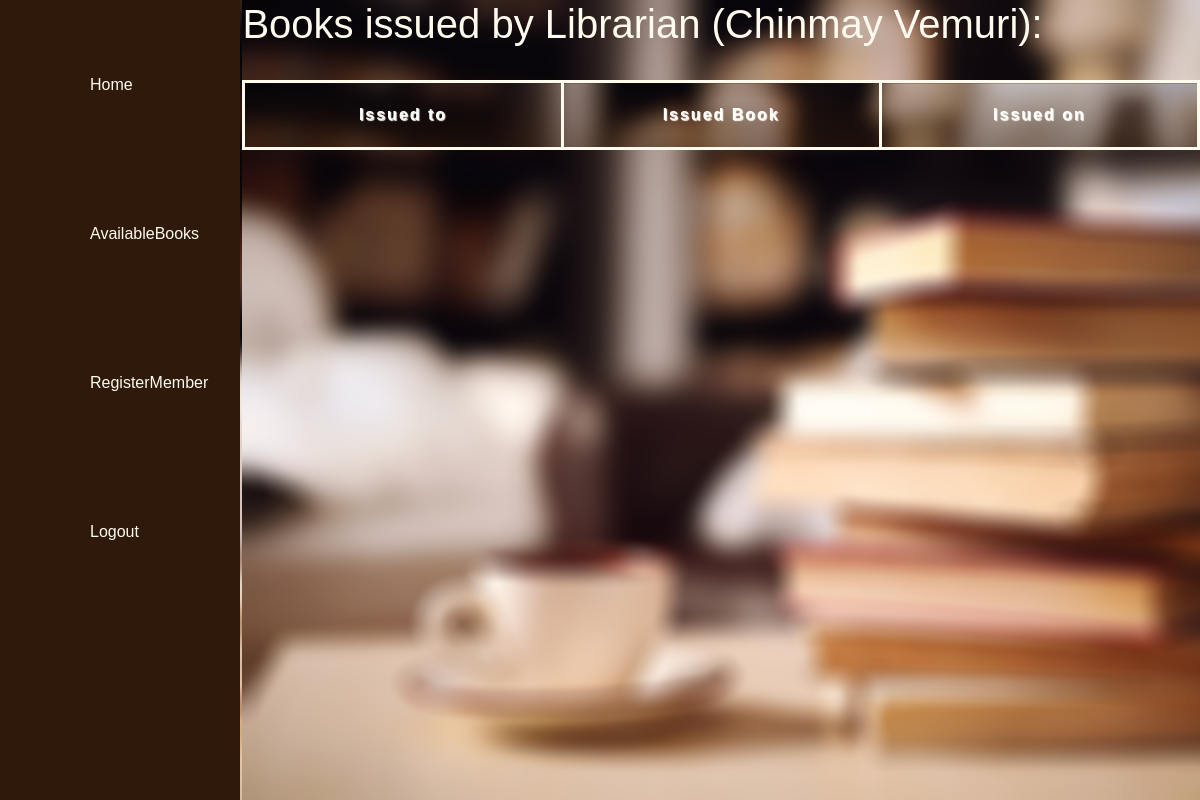
The app's page /issued-by-me (signed in), older data.
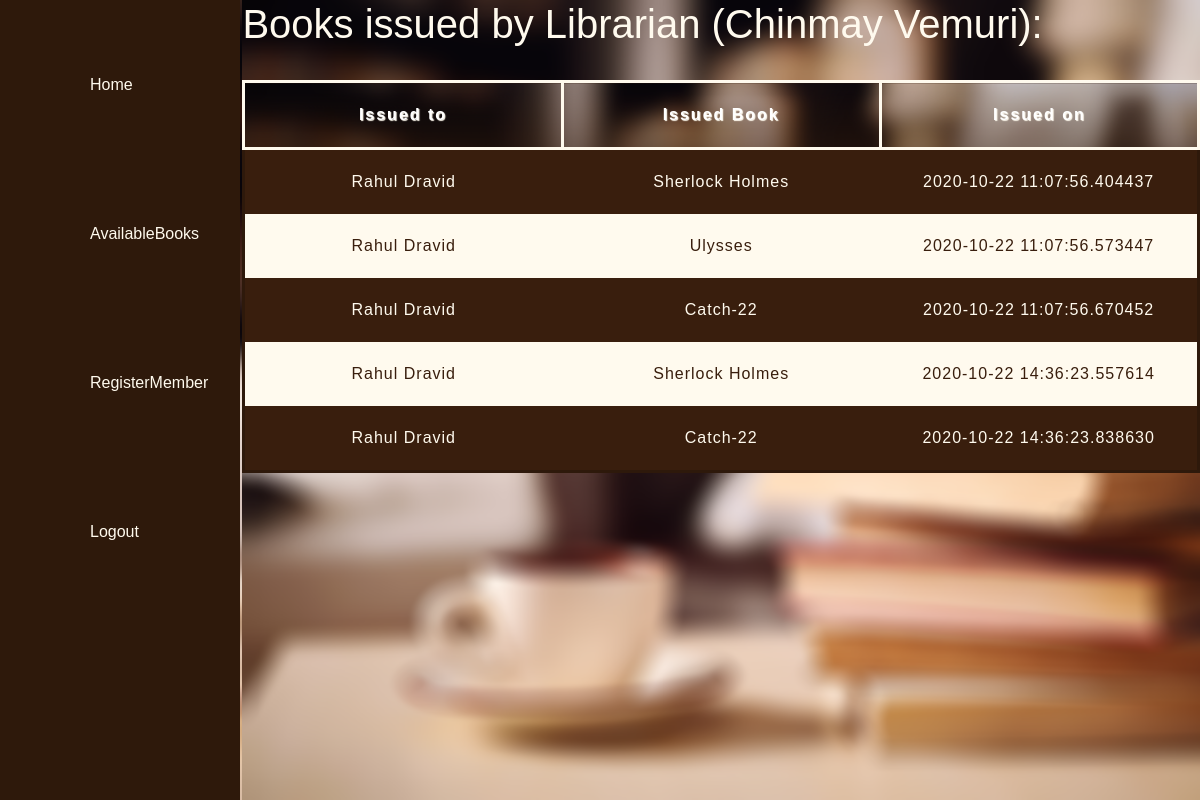
The same page, newer data.
### librarymanagement/models.py (models this page shows, shortened)
class librarian(UserMixin,db.Model):
    __tablename__="librarian"
    id = db.Column(db.Integer, primary_key = True)
    name = db.Column(db.String(50), nullable = False)
    email = db.Column(db.Text, unique = True, nullable = False)
    password = db.Column(db.String(64), nullable = False)
    address = db.Column(db.Text, nullable = False)
    doj = db.Column(db.DateTime, nullable = False, default = datetime.utcnow)
    shift_from = db.Column(db.String(4), nullable = False)
    shift_till = db.Column(db.String(4), nullable = False)
    mobiles = db.relationship("librarianMobile", backref = "librarian", lazy = True)
    librarian_issueInfo  = db.relationship("issueInfo", backref = "librarian",lazy=True)

class issueInfo(UserMixin,db.Model):
    __tablename__="issueinfo"
    id = db.Column(db.Integer, primary_key = True)
    date = db.Column(db.DateTime, nullable = False, default = datetime.utcnow) #Check if default is required here
    member_id = db.Column(db.Integer, db.ForeignKey("member.id"), nullable = False)
    book_id = db.Column(db.Integer, db.ForeignKey("book.id"), nullable = False)
    lib_id = db.Column(db.Integer, db.ForeignKey("librarian.id"), nullable = False)
    issueStatus = db.relationship("issuedOrReturned", backref = "issueinfo", lazy = True)

class member(UserMixin,db.Model):
    __tablename__="member"
    id = db.Column(db.Integer, primary_key = True)
    name = db.Column(db.String(50), nullable = False)
    email = db.Column(db.Text, unique = True, nullable = False)
    isAdult = db.Column(db.Boolean, nullable = False)
    address = db.Column(db.Text, nullable = False)
    curr_no_books = db.Column(db.Integer, default = 0)
    mobiles = db.relationship("memberMobile", backref = "member", lazy = True)
    member_issueInfo  = db.relationship("issueInfo", backref = "member", lazy = True)

class book(UserMixin,db.Model):
    __tablename__="book"
    id = db.Column(db.Integer, primary_key = True)
    name = db.Column(db.String(100), nullable = False)
    publisher = db.Column(db.String(50), nullable = False)
    isbn = db.Column(db.Integer, unique = True, nullable = True) #May be nullable if the book is old
    is_issued=db.Column(db.Boolean)
    genres = db.relationship("bookGenre", backref = "book", lazy = True)
    authors = db.relationship("bookAuthor", backref = "book", lazy = True)
    book_issueInfo  = db.relationship("issueInfo", backref = "book", lazy = True)
    issueStatus = db.relationship("issuedOrReturned", backref = "book", lazy = True)

### librarymanagement/routes.py (the view)
@app.route("/issued-by-me",methods=["POST","GET"])
@login_required
def issuedbyme():
    issues=issueInfo.query.filter_by(lib_id=current_user.id).all()
    return render_template("issuedbyme.html",current_user=current_user,issues=issues)

### librarymanagement/models.py (called while the page is built)
@login_manager.user_loader
def load_user(user_id):
    return librarian.query.get(int(user_id))

### librarymanagement/templates/issuedbyme.html (shortened to what this page needs)
{% extends 'layout.html' %}
{% block body %}
<div class="bg-issue-by-me">
  <div class="home-bar">
    <a href="{{url_for('home')}}">Home</a><br />
    <a href="{{url_for('showbooks')}}">AvailableBooks</a><br />
    <a href="{{url_for('register')}}">RegisterMember</a><br />
    <a type="button" class="lg-btn"
            href="{{url_for('logout')}}">Logout</a>
</div>
<div class="table-container">
  <h1>Books issued by Librarian ({{current_user.name}}): </h1><br />
<table class="issue-by-me">
    <thead><tr class="main-tr">
        <th>Issued to</th>
        <th>Issued Book</th>
        <th>Issued on</th>
    </tr>
  </thead>
{% for issue in issues %}
<tr>
    <td>{{issue.member.name}}</td>
    <td>{{issue.book.name}}</td>
    <td>{{issue.date}}</td>
</tr>
{% endfor %}
</table>
</div>
</div>
{% endblock %}

### librarymanagement/templates/layout.html (shortened to what this page needs)
<!DOCTYPE html>
<html lang="en">
<head>
  <link rel="stylesheet" href="https://stackpath.bootstrapcdn.com/bootstrap/4.5.0/css/bootstrap.min.css"
>
  <link rel="stylesheet" type="text/css" href="{{url_for('static',filename='css/style.css')}}">
  <link rel="stylesheet" href="https://use.fontawesome.com/releases/v5.7.0/css/all.css"
>
</head>
<body>
  {% block body %}
  {% endblock %}
</body>
</html>

### librarymanagement/static/css/style.css (style rules this page uses)
html, body { height: 100%; margin: 0; font-family: Arial, Helvetica, sans-serif; }
.home-bar { list-style-type: none; margin: 0; padding: 0; width: 20%; background-color: #2E190B; position: fixed; height: 100%; overflow: auto; }
.home-bar a { display: block; color: #FFFAEE; text-decoration: none; padding: 60px 90px 15px; line-height: 50px; }

### librarymanagement/templates/issuedbyme.html (style rules this page uses)
.issue-by-me { table-layout: fixed; width: 100%; border-collapse: collapse; border: 3px solid rgba(46, 25, 11, 1);; }
.issue-by-me th, td { padding: 20px; }
.issue-by-me th { letter-spacing: 2px; }
.issue-by-me td { letter-spacing: 1px; }
.table-container { background-image: url(../static/images/books2.png); height: 100%; background-repeat: no-repeat; background-size: cover; position: absolute; left: 20.2%; }
.main-tr { background: url(../static/images/books2.png); background-repeat: no-repeat; background-size: cover; color: white; text-shadow: 1px 1px 1px #FFFAEE; text-align: center; }
.issue-by-me th, tfoot th, tfoot td { background: linear-gradient(to bottom, rgba(0, 0, 0, 0.1), rgba(46, 25, 11,0.5)); border: 3px solid #FFFAEE; }
.issue-by-me tbody tr:nth-child(odd) { background-color: #391E0D;; color: #FFFAEE; text-align: center; }
.issue-by-me tr:nth-child(even) { background-color: #FFFAEE;; color: #391E0D; text-align: center; }
.table-container h1 { color: #FFFAEE; }
.bg-issue-by-me { background-image: url(../images/books2.png); background-repeat: no-repeat; background-size: cover; height: 100%; }

Row changes from the older to the newer data that the page shows:
added issueInfo: member.name "Rahul Dravid", book.name "Sherlock Holmes", date "2020-10-22 11:07:56.404437"
added issueInfo: member.name "Rahul Dravid", book.name "Ulysses", date "2020-10-22 11:07:56.573447"
added issueInfo: member.name "Rahul Dravid", book.name "Catch-22", date "2020-10-22 11:07:56.670452"
added issueInfo: member.name "Rahul Dravid", book.name "Sherlock Holmes", date "2020-10-22 14:36:23.557614"
added issueInfo: member.name "Rahul Dravid", book.name "Catch-22", date "2020-10-22 14:36:23.838630"
